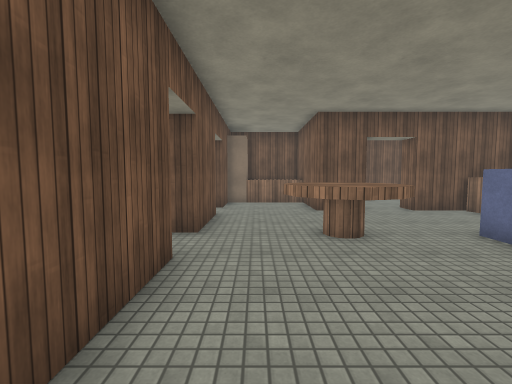
View 1 (above)

18 first-person views from a walk through a Unity game level. The camera is 1.5 m above the floor, tilts 4° down and sees 90° across. The floor is counted in squares, 1 m on a side. Each view is taken from the middle of a square. On the plan, view 1 faces up. The plan holds only what a view shows up to about 13 squares ahead; the rest is blank. The player is left out. Surface patterns are stand-ins for the level's own textures.

View 2
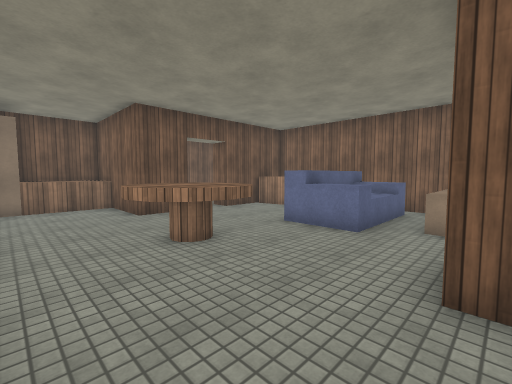

View 3
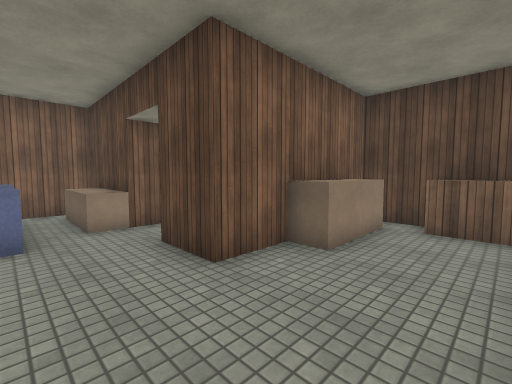

View 4
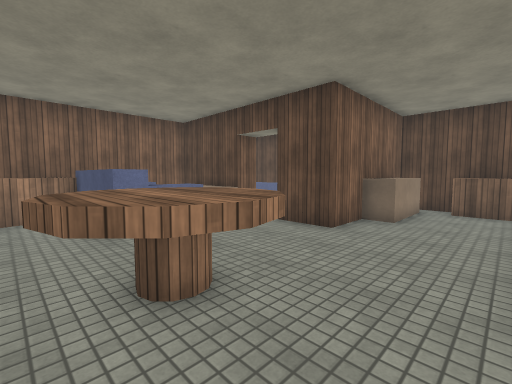

View 5
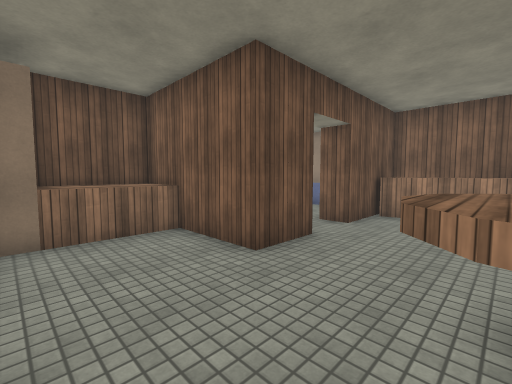

View 6
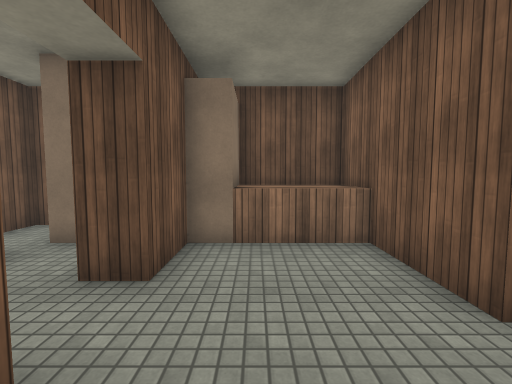

View 7
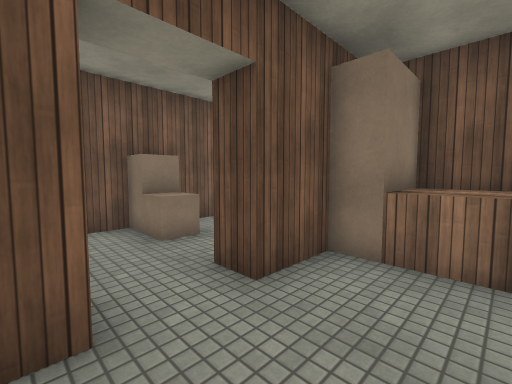

View 8
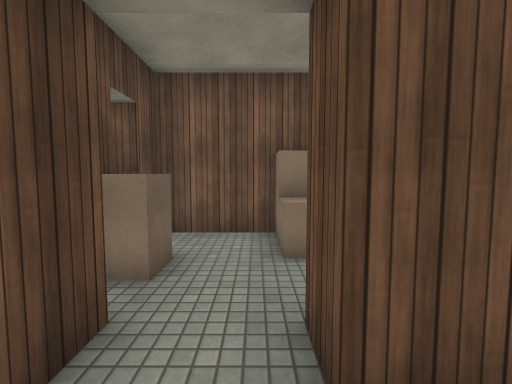

View 9
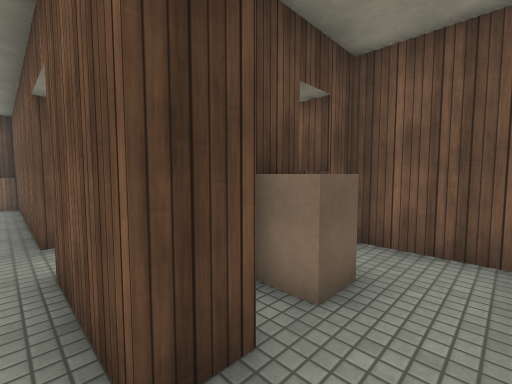

View 10
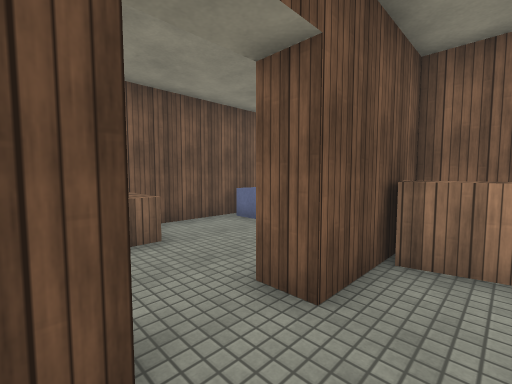

View 11
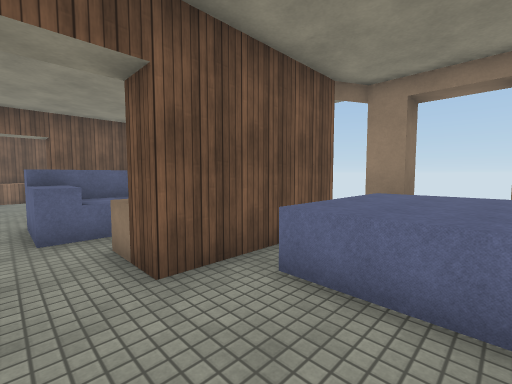

View 12
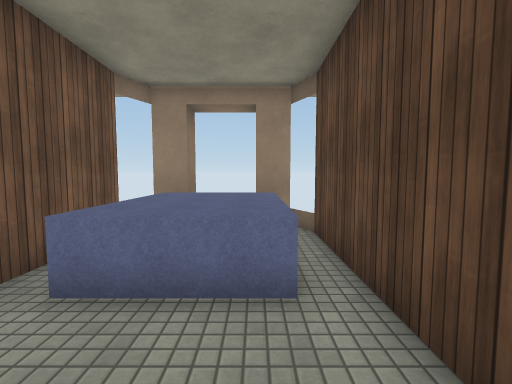

View 13
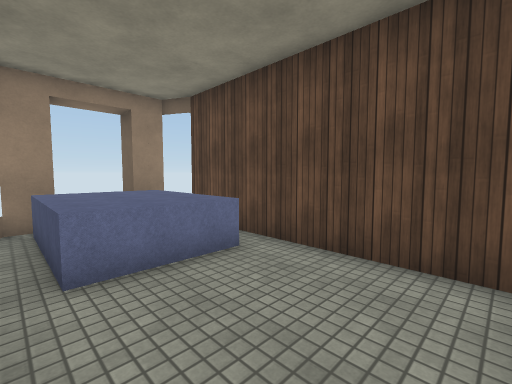

View 14
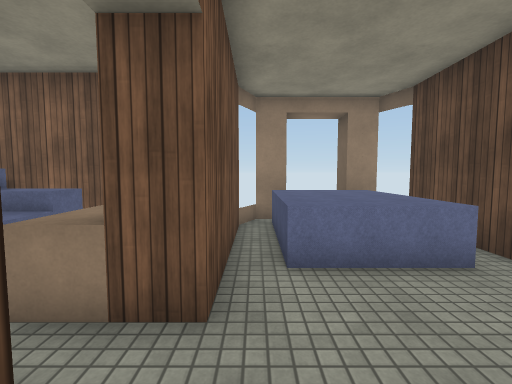

View 15
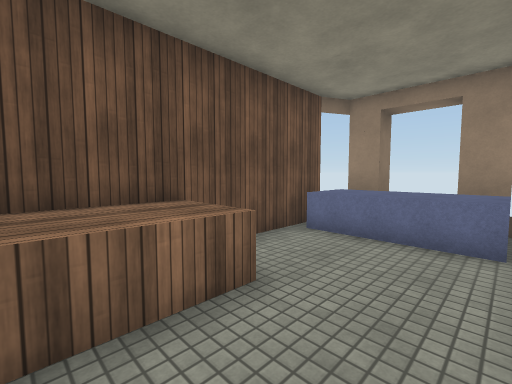

View 16
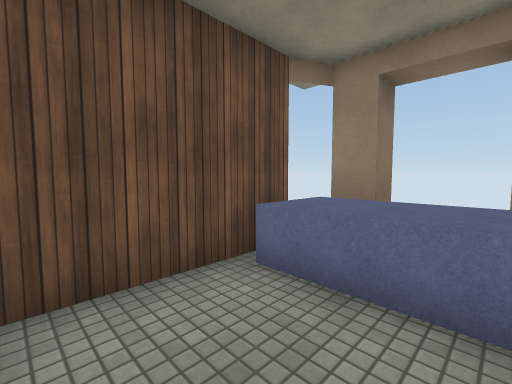

View 17
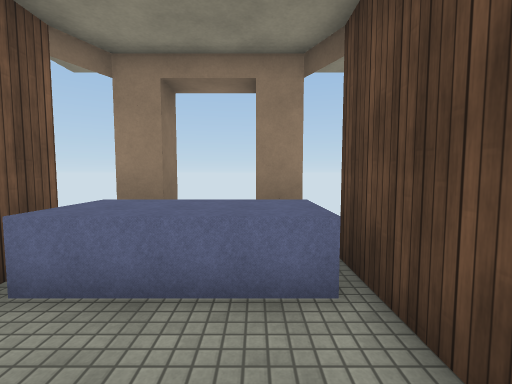

View 18
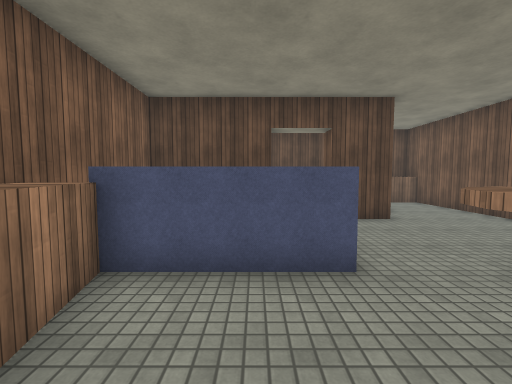

### Floor plan
Points are (right, up) in squares from view 1. A wall is a line through its corners. A room is listed if a view was taken in it or the views show most of it. See-through windows are left out.
Room 1 (views 1, 2, 3, 4, 5, 6, 7, 8, 9, 10, 18)
walls: (-1.5, 4.5) (-1.5, -3.5); (4.6, 10.5) (2.5, 10.5) (2.5, 15.5) (-0.5, 15.5) (-0.5, 13.5) (-1.5, 13.5) (-1.5, 11.5) (-2.5, 11.5); (6.4, 1.5) (10.5, 1.5) (10.5, 10.5) (6.5, 10.5); (6.5, 1.5) (6.5, 2.5); (-2.5, 9.5) (-1.5, 9.5) (-1.5, 6.5) (-2.2, 6.5); (-1.6, -4.5) (2.5, -4.5) (2.5, 1.5) (4.5, 1.5)
low walls: (6.5, 2.5) (9.5, 2.5)
ways out: opening at (5.5, 1) to room 2; opening at (5.5, 11) to room 3; opening at (-2, 5.5); opening at (-2, 10.5)
objects: other object (-1, -4) to (0, -4); other object (0, 14) to (2, 15); table (1, 5) to (3, 8); other object (2, -3) to (2, -1); sofa (6, 4) to (9, 6); other object (9, 6) to (10, 10)
Room 2 (views 11, 12, 13, 14)
walls: (11.5, 0.5) (6.5, 0.5) (6.5, 1.5); (3.9, -4.5) (11.5, -4.5); (12.5, -4) (12.5, -3) (13.5, -3); (13.6, -1) (12.5, -1) (12.5, 0)
low walls: (11.5, -4.5) (12.5, -4)
ways out: opening at (5.5, 1) to room 1; gap at (12, 1); gap at (13, 0)
objects: other object (8, -3) to (12, -1)
Room 3 (views 15, 16, 17)
walls: (8.4, 11.5) (11.5, 11.5); (6.5, 10.5) (6.5, 11.5); (11.6, 16.5) (3.9, 16.5); (12.5, 11.9) (12.5, 13); (13.6, 15) (12.5, 15) (12.5, 16)
ways out: opening at (5.5, 11) to room 1
objects: dresser (4, 15) to (6, 16); other object (10, 12) to (12, 16)

Where each view was taken, in squares from view 1:
view 1: 0 up, 0 right, facing up
view 2: 1 up, 1 left, facing up-right
view 3: 4 up, 1 left, facing down-right
view 4: 8 up, 1 left, facing down-right
view 5: 7 up, 1 left, facing up-right
view 6: 8 up, 0 right, facing up
view 7: 9 up, 1 right, facing up-left
view 8: 11 up, 0 right, facing left
view 9: 11 up, 1 left, facing down-left
view 10: 9 up, 4 right, facing up-right
view 11: 3 down, 5 right, facing up-right
view 12: 3 down, 5 right, facing right
view 13: 0 up, 4 right, facing down-right
view 14: 0 up, 4 right, facing right
view 15: 12 up, 4 right, facing up-right
view 16: 13 up, 7 right, facing up-right
view 17: 13 up, 7 right, facing right
view 18: 10 up, 7 right, facing down
